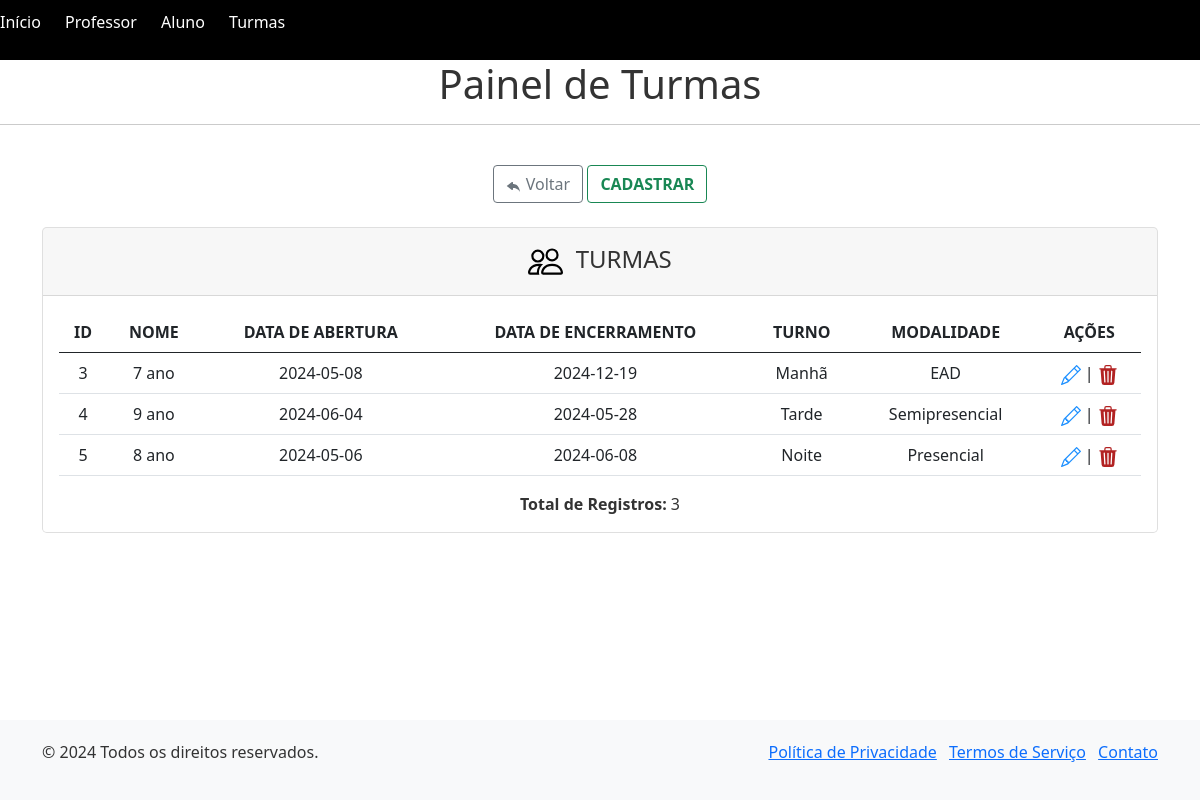
/APPGestao_Escolar/turma/index.php, run on the app's committed database.
### tables this page shows
CREATE TABLE `turma` (
  `Id` int(11) NOT NULL,
  `Nome` varchar(200) DEFAULT NULL,
  `Data_de_abertura` date DEFAULT NULL,
  `Data_de_encerramento` date DEFAULT NULL,
  `Turno` varchar(20) DEFAULT NULL,
  `Modalidade` varchar(20) DEFAULT NULL
);

### APPGestao_Escolar/turma/turma.php (the view, shortened to what this page needs)
<?php
 include 'conecta.php';
 $turma= mysqli_query($conn, "SELECT * FROM turma");
 $registros = mysqli_num_rows($turma);
 if($registros>0){
    echo "<table class='table table-hover'>";
    echo "<thead>";
    echo "<tr>";
    echo "<th>ID</th>";
    echo "<th>NOME</th>";
    echo "<th>DATA DE ABERTURA</th>";
    echo "<th>DATA DE ENCERRAMENTO</th>";
    echo "<th>TURNO</th>";
    echo "<th>MODALIDADE</th>";
    echo "<th>AÇÕES</th>";
    echo "</tr>";
    echo "</thead>";
    echo "<tbody>";
    while($reg=$turma-> fetch_array()){
      $Id = $reg['Id'];
      echo "<tr>";
      echo "<td>".$Id."</td>";
      echo "<td>".$reg['Nome']."</td>";
      echo "<td>".$reg['Data_de_abertura']."</td>";
      echo "<td>".$reg['Data_de_encerramento']."</td>";
      echo "<td>".$reg['Turno']."</td>";
      echo "<td>".$reg['Modalidade']."</td>";
      echo "<td><a href= 'editar.php?id=$Id'><svg xmlns='http://www.w3.org/2000/svg' width='20' height='20' fill='#1E90FF' class='bi bi-pencil' viewBox='0 0 16 16'>
      <path d='M12.146.146a.5.5 0 0 1 .708 0l3 3a.5.5 0 0 1 0 .708l-10 10a.5.5 0 0 1-.168.11l-5 2a.5.5 0 0 1-.65-.65l2-5a.5.5 0 0 1 .11-.168zM11.207 2.5 13.5 4.793 14.793 3.5 12.5 1.207zm1.586 3L10.5 3.207 4 9.707V10h.5a.5.5 0 0 1 .5.5v.5h.5a.5.5 0 0 1 .5.5v.5h.293zm-9.761 5.175-.106.106-1.528 3.821 3.821-1.528.106-.106A.5.5 0 0 1 5 12.5V12h-.5a.5.5 0 0 1-.5-.5V11h-.5a.5.5 0 0 1-.468-.325'/>
    </svg></a> | <a href='excluir.php?id=$Id'><svg xmlns='http://www.w3.org/2000/svg' width='20' height='20' fill='#B22222' class='bi bi-trash3-fill' viewBox='0 0 16 16'>
    <path d='M11 1.5v1h3.5a.5.5 0 0 1 0 1h-.538l-.853 10.66A2 2 0 0 1 11.115 16h-6.23a2 2 0 0 1-1.994-1.84L2.038 3.5H1.5a.5.5 0 0 1 0-1H5v-1A1.5 1.5 0 0 1 6.5 0h3A1.5 1.5 0 0 1 11 1.5m-5 0v1h4v-1a.5.5 0 0 0-.5-.5h-3a.5.5 0 0 0-.5.5M4.5 5.029l.5 8.5a.5.5 0 1 0 .998-.06l-.5-8.5a.5.5 0 1 0-.998.06m6.53-.528a.5.5 0 0 0-.528.47l-.5 8.5a.5.5 0 0 0 .998.058l.5-8.5a.5.5 0 0 0-.47-.528M8 4.5a.5.5 0 0 0-.5.5v8.5a.5.5 0 0 0 1 0V5a.5.5 0 0 0-.5-.5'/>
  </svg> </a></td>";
      echo "</tr>";
    }
    echo "</tbody>";
    echo "</table>";
  }
  echo "<b> Total de Registros: </b>".$registros;
?>

### APPGestao_Escolar/turma/index.php (style rules this page uses)
body { background-color: white; color: #333; }

### data on the page
turma: Id "3", Nome "7 ano", Data_de_abertura "2024-05-08", Data_de_encerramento "2024-12-19", Turno "Manhã", Modalidade "EAD"
turma: Id "4", Nome "9 ano", Data_de_abertura "2024-06-04", Data_de_encerramento "2024-05-28", Turno "Tarde", Modalidade "Semipresencial"
turma: Id "5", Nome "8 ano", Data_de_abertura "2024-05-06", Data_de_encerramento "2024-06-08", Turno "Noite", Modalidade "Presencial"

### other printed values
$registros "3"
